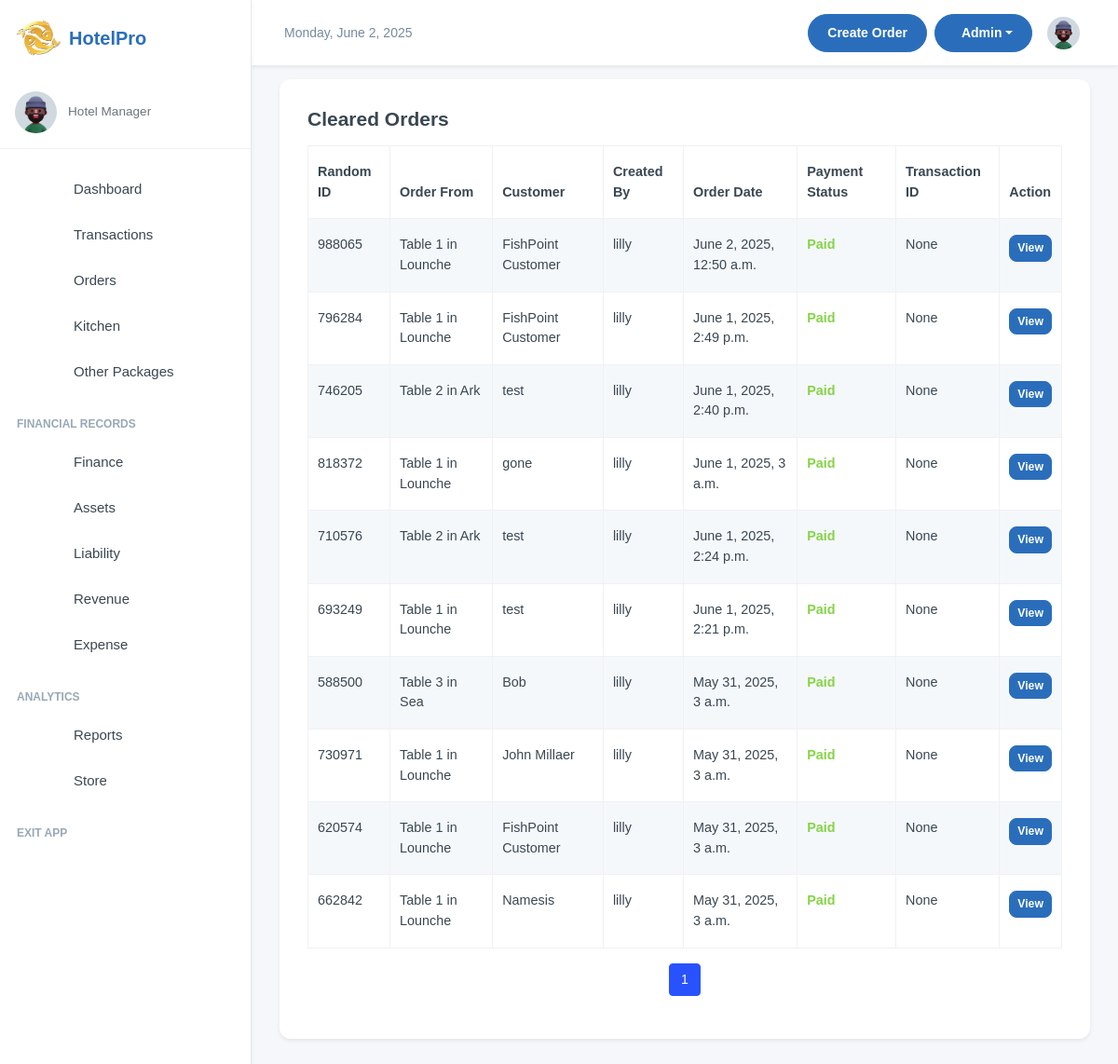
The page /manager/cleared_transactions/ (signed in) on the database its author committed.
### inventory/models.py (models this page shows, shortened)
class OrderTransaction(models.Model):
    pay_mode = (
        ("NO PAYMENT", "NO PAYMENT"),
        ("CASH", "CASH"),
        ("MOMO PAY", "MOMO PAY"),
        ("AIRTEL PAY", "AIRTEL PAY"),
        ("BANK CARD", "BANK CARD"),
    )
    random_id = models.CharField(max_length=6, unique=True, editable=False, default=generate_random_id)
    customer_name = models.CharField(max_length=255, blank=True, null=True, default="FishPoint Customer")
    served_by = models.CharField(
        max_length=255, blank=True, null=True, default="Waitress")
    dining_area = models.ForeignKey(DiningArea, on_delete=models.SET_NULL, null=True, blank=True)
    table = models.ForeignKey(Table, on_delete=models.SET_NULL, null=True, blank=True )
    special_notes = models.TextField(default="Null")
    created = models.DateTimeField(default=now, blank=True, null=True)
    payment_mode = models.CharField(default="NO PAYMENT", max_length=50, choices=pay_mode)
    transaction_id = models.CharField(blank=True, null=True, max_length=100)
    created_by = models.ForeignKey(User, on_delete=models.SET_NULL, null=True, blank=True)
    updated = models.DateField(auto_now=True, blank=True, null=True)
    class Meta:
        ordering = ['-created']

class Table(models.Model):
    table_number = models.IntegerField()
    dining_area = models.ForeignKey(DiningArea, on_delete=models.CASCADE, related_name='tables')
    capacity = models.IntegerField()  # Number of seats at the table
    is_available = models.BooleanField(default=True)
    def __str__(self):
        return f"Table {self.table_number} in {self.dining_area.name}"

class DiningArea(models.Model):
    name = models.CharField(max_length=255)
    description = models.TextField(blank=True, null=True)

### inventory/views.py (the view)
# urls.py: path('cleared_transactions/', views.clearedTransactions, name='cleared_transactions'),
@login_required(login_url="/user/login/")
def clearedTransactions(request):
    orders_list = OrderTransaction.objects.filter(payment_mode__in=["CASH", "MOMO PAY", "AIRTEL PAY", "BANK CARD"]).order_by('-id')
    paginator = Paginator(orders_list, 10)
    page_number = request.GET.get('page')
    orders_list = paginator.get_page(page_number)
    return render(request, "cleared_order_transactions.html", {"orders_list":orders_list})

### inventory/templates/cleared_order_transactions.html (shortened to what this page needs)
{% extends 'base.html' %}
{% block content %}
<div class="card">
    <div class="card-body">
        <div class="row">
            <h4 class="fw-semibold mb-2"> Cleared Orders</h4>
            <div class="container mt-2">
                <table class="table table-striped table-bordered">
                    <thead class="thead-dark">
                        <tr>
                            <th>Random ID</th>
                            <th>Order From</th>
                            <th>Customer</th>
                            <th>Created By</th>
                            <th>Order Date</th>
                            <th>Payment Status</th>
                            <th>Transaction ID</th>
                            <th>Action</th>
                        </tr>
                    </thead>
                    <tbody>
                        {% for order in orders_list %}
                                <tr>
                                    <td>{{ order.random_id }}</td>
                                    <td> {{ order.table }}</td>
                                    <td>{{ order.customer_name }}</td>
                                    <td>{{ order.created_by }}</td>
                                    <td>{{ order.created }}</td>
                                    <td class="text-success fw-semibold">Paid</td>
                                    <td>{{ order.transaction_id }}</td>
                                    <td>
                                        <a href="/manager/orders_transactions/{{ order.id }}" class="btn btn-primary btn-sm">
                                            View
                                        </a>
                                    </td>
                                </tr>
                        {% endfor %}
                    </tbody>
                </table>
                <nav aria-label="Page navigation">
                    <ul class="pagination justify-content-center">
                        {% for page_num in orders_list.paginator.page_range %}
                        {% if page_num >= orders_list.number|add:-2 and page_num <= orders_list.number|add:2 %} <li
                            class="page-item {% if page_num == orders_list.number %}active{% endif %}">
                            <a class="page-link" href="?page={{ page_num }}">{{ page_num }}</a>
                            </li>
                            {% elif page_num == 1 or page_num == orders_list.paginator.num_pages %}
                            <li class="page-item">
                                <a class="page-link" href="?page={{ page_num }}">{{ page_num }}</a>
                            </li>
                            {% elif page_num == orders_list.number|add:-3 or page_num == orders_list.number|add:3 %}
                            <li class="page-item disabled"><span class="page-link">...</span></li>
                            {% endif %}
                            {% endfor %}
                    </ul>
                </nav>
            </div>
        </div>
    </div>
</div>
{% endblock content %}

### templates/base.html (style rules this page uses)
:root { --primary-color: #2A6EBB; --secondary-color: #F8F9FA; --accent-color: #FFD700; --text-color: #333333; --success-color: #28a745; --danger-color: #dc3545; --warning-color: #ffc107; --info-color: #17a2b8; }
body { font-family: 'Poppins', sans-serif; background-color: #f5f7fa; }
.btn-primary { background-color: var(--primary-color); border-color: var(--primary-color); }
.card { border-radius: 0.75rem; border: none; box-shadow: 0 0.125rem 0.25rem rgba(0, 0, 0, 0.075); transition: transform 0.2s ease-in-out, box-shadow 0.2s ease-in-out; }

### inventory/templates/cleared_order_transactions.html (style rules this page uses)
table { font-size: .9rem; font-family: 'Arial', sans-serif; }

### rows shown on the page
OrderTransaction: random_id "988065", table "Table 1 in Lounche", customer_name "FishPoint Customer", created_by "lilly", created "June 2, 2025, 12:50 a.m.", transaction_id "None"
OrderTransaction: random_id "796284", table "Table 1 in Lounche", customer_name "FishPoint Customer", created_by "lilly", created "June 1, 2025, 2:49 p.m.", transaction_id "None"
OrderTransaction: random_id "746205", table "Table 2 in Ark", customer_name "test", created_by "lilly", created "June 1, 2025, 2:40 p.m.", transaction_id "None"
OrderTransaction: random_id "818372", table "Table 1 in Lounche", customer_name "gone", created_by "lilly", created "June 1, 2025, 3 a.m.", transaction_id "None"
OrderTransaction: random_id "710576", table "Table 2 in Ark", customer_name "test", created_by "lilly", created "June 1, 2025, 2:24 p.m.", transaction_id "None"
OrderTransaction: random_id "693249", table "Table 1 in Lounche", customer_name "test", created_by "lilly", created "June 1, 2025, 2:21 p.m.", transaction_id "None"
OrderTransaction: random_id "588500", table "Table 3 in Sea", customer_name "Bob", created_by "lilly", created "May 31, 2025, 3 a.m.", transaction_id "None"
OrderTransaction: random_id "730971", table "Table 1 in Lounche", customer_name "John Millaer", created_by "lilly", created "May 31, 2025, 3 a.m.", transaction_id "None"
OrderTransaction: random_id "620574", table "Table 1 in Lounche", customer_name "FishPoint Customer", created_by "lilly", created "May 31, 2025, 3 a.m.", transaction_id "None"
OrderTransaction: random_id "662842", table "Table 1 in Lounche", customer_name "Namesis", created_by "lilly", created "May 31, 2025, 3 a.m.", transaction_id "None"

### other values the page prints
{{ page_num }} "1"
